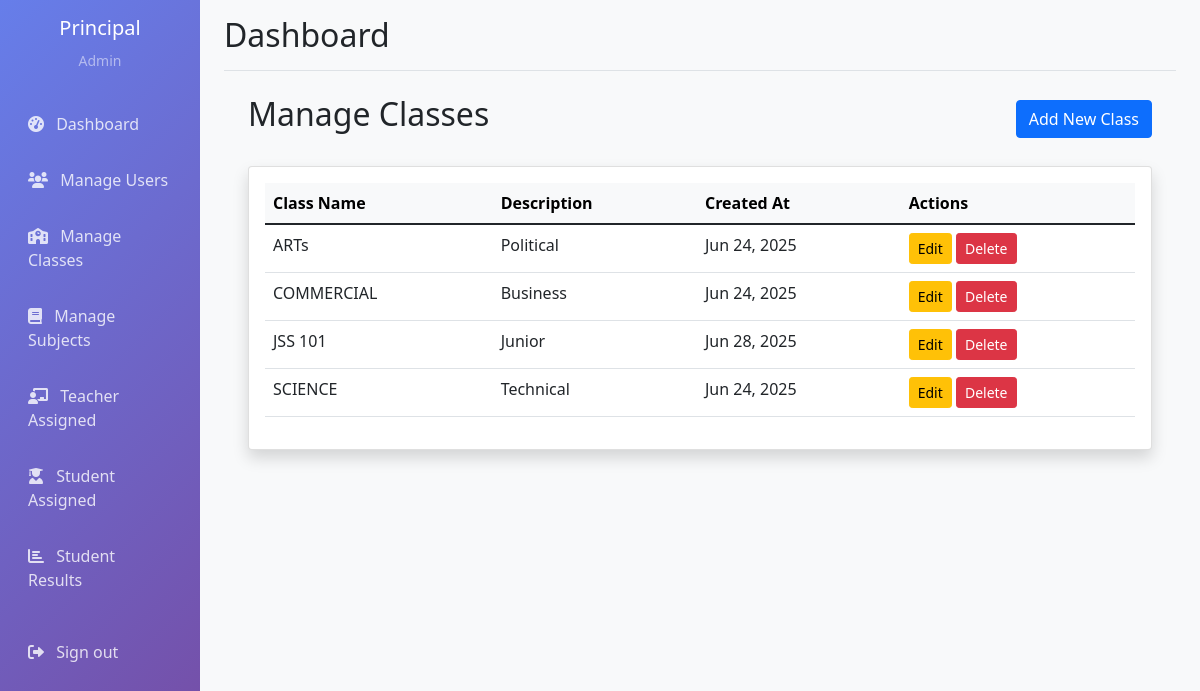
Page /accounts/class/ (signed in) on the committed database.
### accounts/models.py (models this page shows, shortened)
class CustomUser(AbstractUser):
    USER_TYPE_CHOICES = (
        ('admin', 'Admin'),
        ('teacher', 'Teacher'),
        ('student', 'Student'),
    )
    email = models.EmailField(unique=True)
    user_type = models.CharField(max_length=10, choices=USER_TYPE_CHOICES)
    phone = models.PositiveIntegerField(max_length=15, blank=True)
    address = models.CharField(blank=True)
    USERNAME_FIELD = 'email'
    REQUIRED_FIELDS = ['username', 'user_type']

class Class(models.Model):
    name = models.CharField(max_length=100)
    description = models.CharField(blank=True)
    created_at = models.DateTimeField(auto_now_add=True)
    class Meta:
        verbose_name_plural = "Classes"

### accounts/views.py (the view)
# urls.py: path('accounts/class/', views.manage_classes, name='manage_classes'),
@login_required
def manage_classes(request):
    if request.user.user_type != 'admin':
        messages.error(request, 'Access denied')
        return redirect('dashboard')
    classes = Class.objects.all().order_by('name')
    return render(request, 'admin/manage_classes.html', {'classes': classes})

### templates/admin/manage_classes.html (shortened to what this page needs)
{% extends 'base.html' %}
{% load crispy_forms_tags %}
{% block content %}
<div class="container mt-4">
    <div class="d-flex justify-content-between align-items-center mb-4">
        <h2>Manage Classes</h2>
        <a href="{% url 'add_class' %}" class="btn btn-primary">
             Add New Class
        </a>
    </div>
    <div class="card shadow">
        <div class="card-body">
            <div class="table-responsive">
                <table class="table table-hover">
                    <thead class="table-light">
                        <tr>
                            <th>Class Name</th>
                            <th>Description</th>
                            <th>Created At</th>
                            <th>Actions</th>
                        </tr>
                    </thead>
                    <tbody>
                        {% for class in classes %}
                        <tr>
                            <td>{{ class.name }}</td>
                            <td>{{ class.description|truncatechars:50 }}</td>
                            <td>{{ class.created_at|date:"M d, Y" }}</td>
                            <td>
                                <a href="{% url 'edit_class' class.id %}" class="btn btn-sm btn-warning">
                                     Edit
                                </a>
                                <a href="{% url 'delete_class' class.id %}" class="btn btn-sm btn-danger">
                                     Delete
                                </a>
                            </td>
                        </tr>
                        {% empty %}
                        <tr>
                            <td colspan="4" class="text-center">No classes found</td>
                        </tr>
                        {% endfor %}
                    </tbody>
                </table>
            </div>
        </div>
    </div>
</div>
{% endblock %}

### templates/base.html (shortened to what this page needs)
<!DOCTYPE html>
<html lang="en">
<head>
    <link href="https://cdn.jsdelivr.net/npm/select2@4.1.0-rc.0/dist/css/select2.min.css" rel="stylesheet" />
    <link href="https://cdn.jsdelivr.net/npm/bootstrap@5.1.3/dist/css/bootstrap.min.css" rel="stylesheet">
    <link href="https://cdnjs.cloudflare.com/ajax/libs/font-awesome/6.0.0/css/all.min.css" rel="stylesheet">
</head>
<body>
    <div class="container-fluid">
        <div class="row">
            {% if request.user.is_authenticated %}
            <nav class="col-md-3 col-lg-2 d-md-block sidebar collapse">
                <div class="position-sticky pt-3">
                    <div class="text-center mb-4">
                        <h5 class="text-white">{{ request.user.get_full_name }}</h5>
                        <small class="text-white-50">{{ request.user.user_type|title }}</small>
                    </div>
                    <ul class="nav flex-column">
                        <li class="nav-item">
                            <a class="nav-link" href="{% url 'dashboard' %}">
                                <i class="fas fa-tachometer-alt me-2"></i>
                                Dashboard
                            </a>
                        </li>
                        {% if request.user.user_type == 'admin' %}
                        <li class="nav-item">
                            <a class="nav-link" href="{% url 'manage_users' %}">
                                <i class="fas fa-users me-2"></i>
                                Manage Users
                            </a>
                        </li>
                        <li class="nav-item">
                            <a class="nav-link" href="{% url 'manage_classes' %}">
                                <i class="fas fa-school me-2"></i>
                                Manage Classes
                            </a>
                        </li>
                        <li class="nav-item">
                            <a class="nav-link" href="{% url 'manage_subjects' %}">
                                <i class="fas fa-book me-2"></i>
                                Manage Subjects
                            </a>
                        </li>
                        <li class="nav-item">
                            <a class="nav-link" href="{% url 'manage_teacher_assignments' %}">
                                <i class="fas fa-chalkboard-teacher me-2"></i>
                                Teacher Assigned
                            </a>
                        </li>
                        <li class="nav-item">
                            <a class="nav-link" href="{% url 'manage_student_assignments' %}">
                                <i class="fas fa-user-graduate me-2"></i>
                                Student Assigned
                            </a>
                        </li>
                        <li class="nav-item">
                            <a class="nav-link" href="{% url 'admin_student_results' %}">
                                <i class="fas fa-chart-bar me-2"></i>
                                Student Results
                            </a>
                        </li>
                        {% endif %}
                        <li class="nav-item mt-3">
                            <a class="nav-link" href="{% url 'logout' %}">
                                <i class="fas fa-sign-out-alt me-2"></i>
                                Sign out
                            </a>
                        </li>
                    </ul>
                </div>
            </nav>
            {% endif %}
            <main class="col-md-9 ms-sm-auto col-lg-10 px-md-4 main-content">
                {% if request.user.is_authenticated %}
                <div class="d-flex justify-content-between flex-wrap flex-md-nowrap align-items-center pt-3 pb-2 mb-3 border-bottom">
                    <h1 class="h2">{% block page_title %}Dashboard{% endblock %}</h1>
                </div>
                {% endif %}
                {% block content %}
                {% endblock %}
            </main>
        </div>
    </div>
</body>
</html>

### templates/base.html (style rules this page uses)
.sidebar { min-height: 100vh; background: linear-gradient(135deg, #667eea 0%, #764ba2 100%); }
.sidebar .nav-link { color: rgba(255, 255, 255, 0.8); padding: 0.75rem 1rem; margin: 0.25rem 0; border-radius: 0.5rem; transition: all 0.3s; }
.main-content { background-color: #f8f9fa; min-height: 100vh; }

### rows in the picture
CustomUser: user.get_full_name "Principal", user.user_type "Admin"
Class: name "ARTs", description "Political", created_at "Jun 24, 2025"
Class: name "COMMERCIAL", description "Business", created_at "Jun 24, 2025"
Class: name "JSS 101", description "Junior", created_at "Jun 28, 2025"
Class: name "SCIENCE", description "Technical", created_at "Jun 24, 2025"
